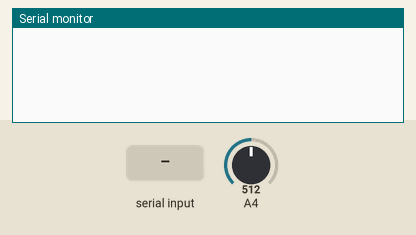
This sketch was run on a simulated Arduino Mega 2560, built with avr-gcc and run on an emulated ATmega2560. Shown: the last lines printed to the serial monitor. The inputs (shaded band) are chosen by the test bench; at power-on: A4 = 512.

Above: at 1.2 s.
1.3 s: "DIS\n" received over the second serial link
At 2.4 s:
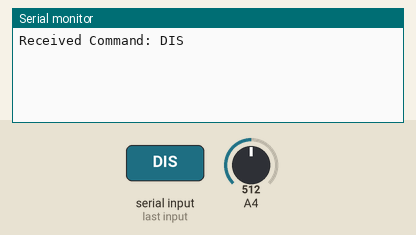
2.8 s: "CHG\n" received over the second serial link
At 3.5 s:
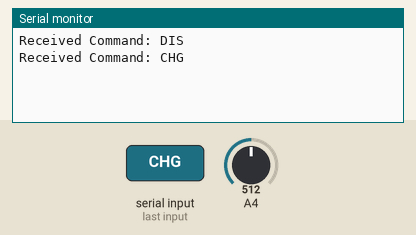
4.3 s: "1\n" received over the second serial link
At 4.7 s:
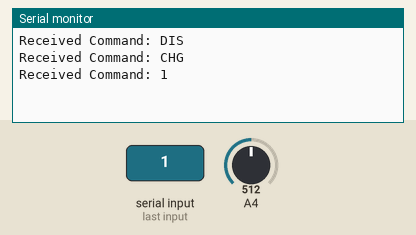

The sketch:

LCDtest.ino
```cpp
String command;
int voltage;                             // a variable to store the reading
int voltagebar;                          // a variable to store the reading
const int REFRESH_TIME = 500;            // time to refresh the Nextion page every 100 ms
unsigned long refresh_timer = millis();  // timer for refreshing Nextion's page
const int REFRESH_TIME2 = 100;           // time to refresh the Nextion page every 100 ms
unsigned long refresh_timer2 = millis(); // timer for refreshing Nextion's page

void setup()
{
  pinMode(20, INPUT);
  Serial1.begin(115200);
  Serial.begin(115200);
}

void loop()
{
  if ((millis() - refresh_timer) > REFRESH_TIME)
  { // IMPORTANT do not have serial print commands in the loop without a delay
    //  or an if statement with a timer condition like this one.

    int tempData = analogRead(20);                // Read the analog pin
    voltage = map(tempData, 30, 1023, 0, 400);    // same like: voltage = analogRead(A0)*5000/1024
    voltagebar = map(tempData, 30, 1023, 0, 100); // same like: voltage = analogRead(A0)*5000/1024
    /* We Re-map the value of tempData from 0-1024 (steps) to 0-5000 millivolt
     * connect the pins of a Potentiometer on A0 pin, 5v (5000 millivolt) and GND. Outer pins to 5v and GND, middle pin to A0
     * https://www.arduino.cc/en/tutorial/potentiometer
     * Turn it over and read values from 0 to 5000 millivolts
     */

    Serial1.print("n0.val=");
    Serial1.print(voltage);
    Serial1.print("\xFF\xFF\xFF");
    Serial1.print("j0.val=");
    Serial1.print(voltagebar);
    Serial1.print("\xFF\xFF\xFF");

    refresh_timer = millis(); // Set the timer equal to millis, create a time stamp to start over the "delay"
  }

  if ((millis() - refresh_timer2) > REFRESH_TIME2)
  {
    if (Serial1.available())
    {
      command = Serial1.readStringUntil('\n');
      command.trim();
      Serial.print("Received Command: ");
      Serial.println(command);

      if (command.equals("DIS"))
      {
        Serial1.print("t3.bco=1632");
        Serial1.print("\xFF\xFF\xFF");
      }
      if (command.equals("CHG"))
      {
        Serial1.print("t3.bco=63488");
        Serial1.print("\xFF\xFF\xFF");
      }
    }
  }
}
```

Measured:
- after the input at 1.3 s, the serial monitor: prints a new line at once (image 1)
- after the input at 2.8 s, the serial monitor: prints a new line at once (image 2)
- after the input at 4.3 s, the serial monitor: prints a new line at once (image 3)
